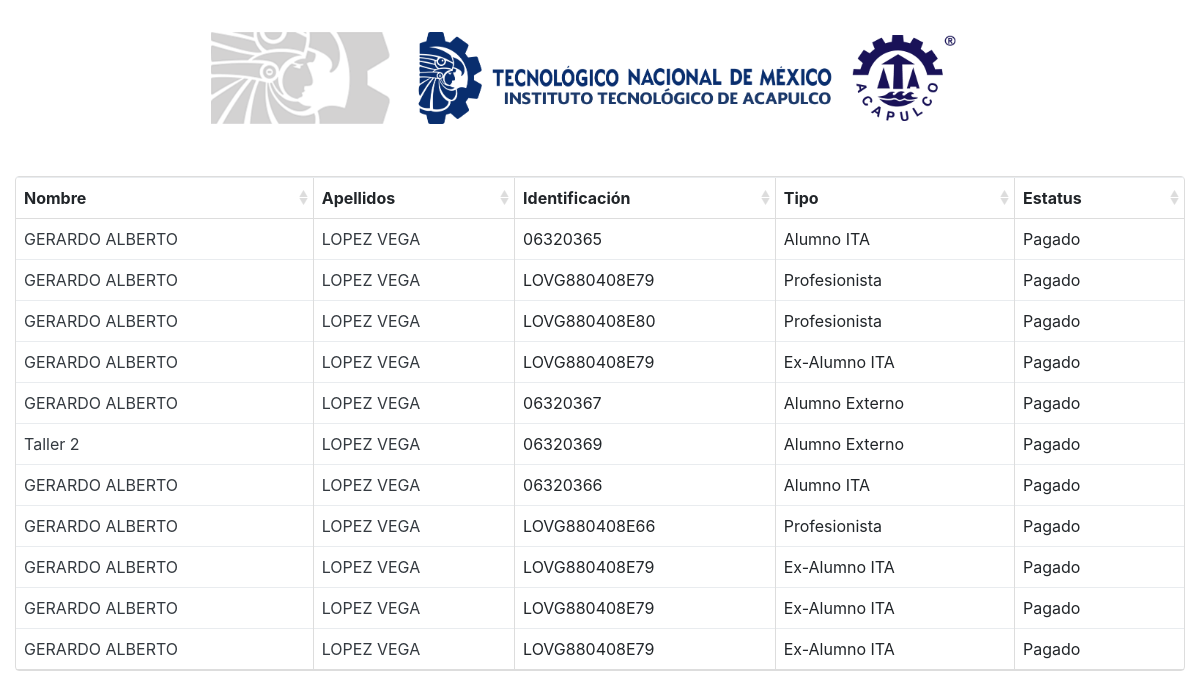
The app's page /pagos/print/ (signed in) with its own data.
### registro/models.py (models this page shows, shortened)
class Registro(models.Model):
	TIPO_REGISTRO = [
		('alumno', 'Alumno del ITA'),
		('exalumno', 'Exalumno del ITA'),
		('alumno2', 'Alumno de otra institución'),
		('profesional', 'Profesionista')
	]
	ESTADOS = [
		("AGU","Aguascalientes"),
		("BCN","Baja California"),
		("BCS","Baja California Sur"),
		("CAM","Campeche"),
		("CHH","Chihuahua"),
		("CHP","Chiapas"),
		("COA","Coahuila"),
		("COL","Colima"),
		("DIF","Ciudad de México"),
		("DUR","Durango"),
		("GRO","Guerrero"),
		("GUA","Guanajuato"),
		("HID","Hidalgo"),
		("JAL","Jalisco"),
		("MEX","México"),
		("MIC","Michoacán"),
		("MOR","Morelos"),
		("NAY","Nayarit"),
		("NLE","Nuevo León"),
		("OAX","Oaxaca"),
		("PUE","Puebla"),
		("QUE","Querétaro"),
		("ROO","Quintana Roo"),
		("SIN","Sinaloa"),
		("SLP","San Luis Potosí"),
		("SON","Sonora"),
		("TAB","Tabasco"),
		("TAM","Tamaulipas"),
		("TLA","Tlaxcala"),
		("VER","Veracruz"),
		("YUC","Yucatán"),
		("ZAC","Zacatecas"),
	]
	CARRERAS = [
		("sistemas", "Ingeniería en Sistemas Computacionales"),
		("bioquimica", "Ingeniería Bioquímica"),
		("electromecanica", "Ingeniería Electromecánica"),
		("arquitectura", "Arquitectura"),
		("administracion", "Licenciatura en Administración"),
		("contabilidad", "Contador Público"),
		("gestion", "Ingenieria en Gestión Empresarial"),
	]
	SEMESTRES = [
		("1", "1"),
		("2", "2"),
		("3", "3"),
		("4", "4"),
		("5", "5"),
		("6", "6"),
		("7", "7"),
		("8", "8"),
		("9", "9"),
		("10", "10"),
		("11", "11"),
		("12", "12")
	]
	STATES = [
		("draft", "Nuevo"),
		("open", "Confirmado"),
		("done", "Pagado")
	]
	GENERO = [
		("hombre", "Hombre"),
		("mujer", "Mujer"),
	]
	fecha_registro = models.DateField(auto_now_add=True)
	fecha_modificacion = models.DateField(auto_now=True)
	fecha_pago = models.DateField(null=True, blank=True)
	nombre = models.CharField(max_length=255)
	apellidop = models.CharField(max_length=255)
	apellidom = models.CharField(max_length=255)
	nocontrol = models.CharField(max_length=255, null=True, blank=True)
	rfc = models.CharField(max_length=255, null=True, blank=True)
	institucion = models.CharField(max_length=255)
	carrera = models.CharField(max_length=255, choices=CARRERAS, null=True, blank=True)
	semestre = models.CharField(max_length=255, choices=SEMESTRES, null=True, blank=True)
	email = models.EmailField(max_length=255)
	telefono = models.CharField(max_length=10)
	municipio = models.CharField(max_length=255)
	estado = models.CharField(max_length=255, choices=ESTADOS)
	tipo_registro = models.CharField(max_length=255, choices=TIPO_REGISTRO)
	saldo = models.DecimalField(max_digits=6, decimal_places=2, default=0)
	state = models.CharField(max_length=255, choices=STATES)
	genero = models.CharField(max_length=10, choices=GENERO)

### registro/views.py (the view)
# urls.py: path('pagos/print/', views.pagos_print, name="pagos_print"),
@login_required
def pagos_print(request):
	if not request.user.is_superuser:
		return redirect("registros")
	registros = Registro.objects.all()
	context = {
		"data" : registros
	}
	return render(request, "registro/pagos_print.html", context)

### registro/templates/registro/pagos_print.html (shortened to what this page needs)
{% extends 'baseadmin.html' %}
{% block content %}
<div class="row">
	<div class="col-12">
		<table class="table table-sm"
				data-search="false"
				data-click-to-select="false"
				data-show-columns="false"
				data-pagination="false"
				data-show-export="false"
				data-toolbar="#toolbar">
			<thead>
				<tr>
					<th data-field="nombre" data-sortable="true">Nombre</th>
					<th data-field="apellidop" data-sortable="true">Apellidos</th>
					<th data-field="identificacion" data-sortable="true">Identificación</th>
					<th data-field="tipo" data-sortable="true">Tipo</th>
					<th data-field="state" data-sortable="true" data-formatter="stateFormatter">Estatus</th>
				</tr>
			</thead>
			<tbody>
				{% for row in data %}
				<tr>
					<td>
						<a href='{% url "registros_editar" row.id %}'>
							{{ row.nombre }}
						</a>
					</td>
					<td>
						<a href=''>{{ row.apellidop }} {{ row.apellidom }} </a>
					</td>
					<td>
						{% if row.tipo_registro == 'profesional' %}
						{{ row.rfc }}
						{% elif row.tipo_registro == 'alumno' %}
						{{ row.nocontrol }}
						{% else %}
							{% if row.rfc %}
								{{ row.rfc }}
							{% elif row.nocontrol %}
								{{ row.nocontrol }}
							{% endif %}
						{% endif %}
					</td>
					<td>
						{% if row.tipo_registro == 'profesional' %}
						Profesionista
						{% elif row.tipo_registro == 'alumno' %}
						Alumno ITA
						{% elif row.tipo_registro == 'exalumno' %}
						Ex-Alumno ITA
						{% else %}
						Alumno Externo
						{% endif %}
					</td>
					<td>
					</td>
				</tr>
				{% endfor %}
			</tbody>
		</table>
	</div>
</div>
{% endblock %}

### templates/baseadmin.html (style rules this page uses)
a, a:hover { color: #343a40; }

### records on screen
Registro: nombre "GERARDO ALBERTO", apellidop "LOPEZ", apellidom "VEGA", nocontrol "06320365", tipo_registro "Alumno ITA"
Registro: nombre "GERARDO ALBERTO", apellidop "LOPEZ", apellidom "VEGA", rfc "LOVG880408E79", tipo_registro "Profesionista"
Registro: nombre "GERARDO ALBERTO", apellidop "LOPEZ", apellidom "VEGA", rfc "LOVG880408E80", tipo_registro "Profesionista"
Registro: nombre "GERARDO ALBERTO", apellidop "LOPEZ", apellidom "VEGA", rfc "LOVG880408E79", tipo_registro "Ex-Alumno ITA"
Registro: nombre "GERARDO ALBERTO", apellidop "LOPEZ", apellidom "VEGA", nocontrol "06320367", tipo_registro "Alumno Externo"
Registro: nombre "Taller 2", apellidop "LOPEZ", apellidom "VEGA", nocontrol "06320369", tipo_registro "Alumno Externo"
Registro: nombre "GERARDO ALBERTO", apellidop "LOPEZ", apellidom "VEGA", nocontrol "06320366", tipo_registro "Alumno ITA"
Registro: nombre "GERARDO ALBERTO", apellidop "LOPEZ", apellidom "VEGA", rfc "LOVG880408E66", tipo_registro "Profesionista"
Registro: nombre "GERARDO ALBERTO", apellidop "LOPEZ", apellidom "VEGA", rfc "LOVG880408E79", tipo_registro "Ex-Alumno ITA"
Registro: nombre "GERARDO ALBERTO", apellidop "LOPEZ", apellidom "VEGA", rfc "LOVG880408E79", tipo_registro "Ex-Alumno ITA"
Registro: nombre "GERARDO ALBERTO", apellidop "LOPEZ", apellidom "VEGA", rfc "LOVG880408E79", tipo_registro "Ex-Alumno ITA"
